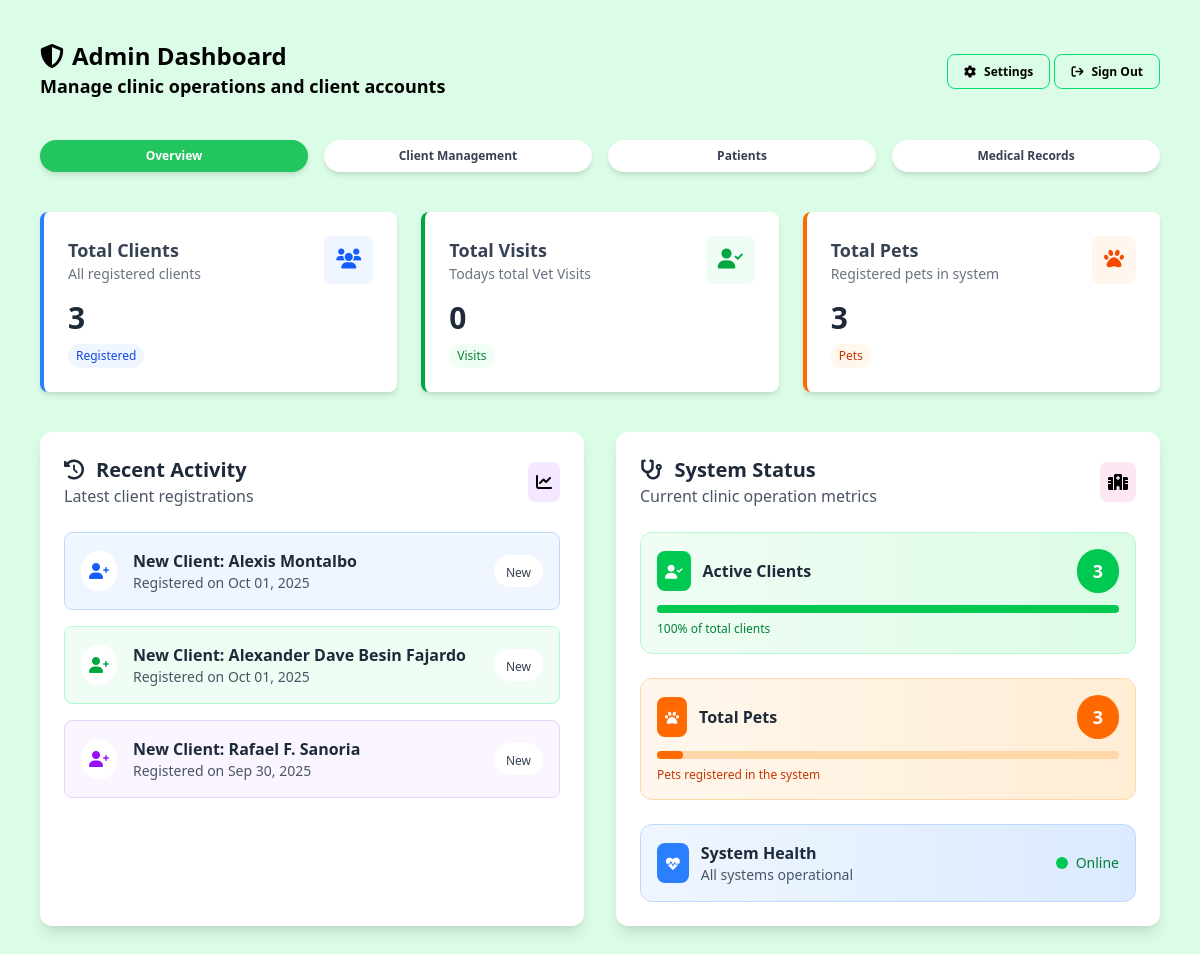
/admin/admin-dashboard.php (signed in), run on the app's committed database.
### tables this page shows
CREATE TABLE `owners` (
  `id` bigint(20) NOT NULL,
  `user_id` bigint(20) DEFAULT NULL,
  `name` text NOT NULL,
  `email` text DEFAULT NULL,
  `phone` varchar(32) DEFAULT NULL,
  `emergency` varchar(32) DEFAULT NULL,
  `address` longtext NOT NULL,
  `created_at` timestamp NOT NULL DEFAULT current_timestamp(),
  `status` enum('Active','Inactive') NOT NULL DEFAULT 'Active'
);

### helpers/fetch.php (called while the page is built)
<?php
function fetchAllData(PDO $pdo, string $query, array $params = []): array
{
    $stmt = $pdo->prepare($query);
    $stmt->execute($params);
    return $stmt->fetchAll(PDO::FETCH_ASSOC);
}
function fetchOneData(PDO $pdo, string $query, array $params = []): ?array
{
    $stmt = $pdo->prepare($query);
    $stmt->execute($params);
    $result = $stmt->fetch(PDO::FETCH_ASSOC);
    return $result ?: null;
}

### admin/admin-dashboard.php (the view, shortened to what this page needs)
<?php
include_once __DIR__ . '/../config/config.php';
require_once __DIR__ . '/../helpers/fetch.php';
$petOwners = fetchAllData($pdo, "SELECT * FROM users WHERE access_type = 'owner'");
$allPetOwners = fetchAllData($pdo, "SELECT * FROM owners ORDER BY created_at DESC LIMIT 4");
$activePetOwners = fetchAllData($pdo, "SELECT * FROM owners WHERE status = 1");
$totalPets = fetchAllData($pdo, "SELECT * FROM pets");
$totalRecords = fetchOneData($pdo, "SELECT COUNT(*) AS total_transactions_today
FROM medical_records
WHERE visit_date = CURDATE()");
?>
<!DOCTYPE html>
<html lang="en">
<head>
    <link rel="stylesheet" href="../assets/css/output.css">
    <link rel="stylesheet" href="https://cdnjs.cloudflare.com/ajax/libs/font-awesome/6.0.0-beta3/css/all.min.css">
</head>
<body class="bg-green-100 w-full min-h-screen overflow-y-auto">
    <?php
    include_once '../includes/admin-header.php';
    ?>
    <main class="pb-10 max-w-[1400px] mx-auto">
        <section class="p-6 md:p-10">
            <div class="grid grid-cols-1 md:grid-cols-3 gap-6 w-full">
                <div class="bg-white rounded-lg shadow-md p-6 card-hover border-l-4 border-blue-500">
                    <div class="flex items-center justify-between mb-4">
                        <div>
                            <h3 class="text-lg font-semibold text-gray-700">Total Clients</h3>
                            <p class="text-sm text-gray-500">All registered clients</p>
                        </div>
                        <div class="bg-blue-50 p-3 rounded-lg">
                            <i class="fa-solid fa-users text-xl text-blue-600"></i>
                        </div>
                    </div>
                    <div>
                        <h2 class="text-3xl font-bold text-gray-800"><?php echo count($petOwners); ?></h2>
                        <span
                            class="bg-blue-50 text-blue-700 text-xs font-medium px-2 py-1 rounded-full mt-2 inline-block">
                            Registered
                        </span>
                    </div>
                </div>
                <div class="bg-white rounded-lg shadow-md p-6 card-hover border-l-4 border-green-600">
                    <div class="flex items-center justify-between mb-4">
                        <div>
                            <h3 class="text-lg font-semibold text-gray-700">Total Visits</h3>
                            <p class="text-sm text-gray-500">Todays total Vet Visits</p>
                        </div>
                        <div class="bg-green-50 p-3 rounded-lg">
                            <i class="fa-solid fa-user-check text-xl text-green-600"></i>
                        </div>
                    </div>
                    <div>
                        <h2 class="text-3xl font-bold text-gray-800">
                            <?php echo $totalRecords['total_transactions_today']; ?>
                        </h2>
                        <span
                            class="bg-green-50 text-green-700 text-xs font-medium px-2 py-1 rounded-full mt-2 inline-block">
                            Visits
                        </span>
                    </div>
                </div>
                <div class="bg-white rounded-lg shadow-md p-6 card-hover border-l-4 border-orange-500">
                    <div class="flex items-center justify-between mb-4">
                        <div>
                            <h3 class="text-lg font-semibold text-gray-700">Total Pets</h3>
                            <p class="text-sm text-gray-500">Registered pets in system</p>
                        </div>
                        <div class="bg-orange-50 p-3 rounded-lg">
                            <i class="fa-solid fa-paw text-xl text-orange-600"></i>
                        </div>
                    </div>
                    <div>
                        <h2 class="text-3xl font-bold text-gray-800"><?php echo count($totalPets); ?></h2>
                        <span
                            class="bg-orange-50 text-orange-700 text-xs font-medium px-2 py-1 rounded-full mt-2 inline-block">
                            Pets
                        </span>
                    </div>
                </div>
            </div>
        </section>
        <section class="px-6 md:px-10 grid grid-cols-1 lg:grid-cols-2 gap-8 w-full mb-6">
            <div class="bg-white rounded-xl shadow-lg p-6 card-hover animate-slide-up" style="animation-delay: 0.3s;">
                <div class="flex items-center justify-between mb-6">
                    <div>
                        <h3 class="text-xl font-semibold text-gray-800 flex items-center">
                            <i class="fa-solid fa-clock-rotate-left text-vet-purple mr-3"></i>
                            Recent Activity
                        </h3>
                        <p class="text-gray-600">Latest client registrations</p>
                    </div>
                    <div class="bg-purple-100 p-2 rounded-lg">
                        <i class="fa-solid fa-chart-line text-vet-purple"></i>
                    </div>
                </div>
                <div class="space-y-4">
                    <?php
                    $colors = ['bg-blue-50 border-blue-200', 'bg-green-50 border-green-200', 'bg-purple-50 border-purple-200'];
                    $iconColors = ['text-blue-600', 'text-green-600', 'text-purple-600'];
                    $index = 0;
                    foreach ($allPetOwners as $owner) {
                        $colorClass = $colors[$index % 3];
                        $iconColor = $iconColors[$index % 3];
                        echo '<div class="flex items-center p-4 ' . $colorClass . ' border rounded-lg hover:shadow-md transition-all duration-300">';
                        echo '<div class="bg-white p-2 rounded-full mr-4">';
                        echo '<i class="fa-solid fa-user-plus ' . $iconColor . '"></i>';
                        echo '</div>';
                        echo '<div class="flex-1">';
                        echo '<h4 class="font-semibold text-gray-800">New Client: ' . htmlspecialchars($owner['name']) . '</h4>';
                        echo '<p class="text-sm text-gray-600">Registered on ' . date('M d, Y', strtotime($owner['created_at'])) . '</p>';
                        echo '</div>';
                        echo '<div class="bg-white px-3 py-1 rounded-full">';
                        echo '<span class="text-xs font-medium text-gray-700">New</span>';
                        echo '</div>';
                        echo '</div>';
                        $index++;
                    }
                    ?>
                </div>
            </div>
            <div class="bg-white rounded-xl shadow-lg p-6 card-hover animate-slide-up" style="animation-delay: 0.4s;">
                <div class="flex items-center justify-between mb-6">
                    <div>
                        <h3 class="text-xl font-semibold text-gray-800 flex items-center">
                            <i class="fa-solid fa-stethoscope text-vet-pink mr-3"></i>
                            System Status
                        </h3>
                        <p class="text-gray-600">Current clinic operation metrics</p>
                    </div>
                    <div class="bg-pink-100 p-2 rounded-lg">
                        <i class="fa-solid fa-hospital text-vet-pink"></i>
                    </div>
                </div>
                <div class="space-y-6">
                    <div class="bg-gradient-to-r from-green-50 to-green-100 p-4 rounded-xl border border-green-200">
                        <div class="flex items-center justify-between mb-3">
                            <div class="flex items-center">
                                <div class="bg-green-500 p-2 rounded-lg mr-3">
                                    <i class="fa-solid fa-user-check text-white text-sm"></i>
                                </div>
                                <h4 class="font-semibold text-gray-800">Active Clients</h4>
                            </div>
                            <div class="bg-green-500 text-white px-4 py-2 rounded-full font-bold text-lg">
                                <?php echo count($activePetOwners); ?>
                            </div>
                        </div>
                        <div class="w-full bg-green-200 rounded-full h-2">
                            <div class="bg-green-500 h-2 rounded-full"
                                style="width: <?php echo min(100, (count($activePetOwners) / max(1, count($petOwners))) * 100); ?>%">
                            </div>
                        </div>
                        <p class="text-xs text-green-700 mt-2">
                            <?php echo round((count($activePetOwners) / max(1, count($petOwners))) * 100, 1); ?>% of
                            total clients
                        </p>
                    </div>
                    <div class="bg-gradient-to-r from-orange-50 to-orange-100 p-4 rounded-xl border border-orange-200">
                        <div class="flex items-center justify-between mb-3">
                            <div class="flex items-center">
                                <div class="bg-orange-500 p-2 rounded-lg mr-3">
                                    <i class="fa-solid fa-paw text-white text-sm"></i>
                                </div>
                                <h4 class="font-semibold text-gray-800">Total Pets</h4>
                            </div>
                            <div class="bg-orange-500 text-white px-4 py-2 rounded-full font-bold text-lg">
                                <?php echo count($totalPets); ?>
                            </div>
                        </div>
                        <div class="w-full bg-orange-200 rounded-full h-2">
                            <div class="bg-orange-500 h-2 rounded-full"
                                style="width: <?php echo min(100, (count($totalPets) / max(1, count($totalPets) + 50)) * 100); ?>%">
                            </div>
                        </div>
                        <p class="text-xs text-orange-700 mt-2">Pets registered in the system</p>
                    </div>
                    <div class="bg-gradient-to-r from-blue-50 to-blue-100 p-4 rounded-xl border border-blue-200">
                        <div class="flex items-center justify-between">
                            <div class="flex items-center">
                                <div class="bg-blue-500 p-2 rounded-lg mr-3">
                                    <i class="fa-solid fa-heartbeat text-white text-sm"></i>
                                </div>
                                <div>
                                    <h4 class="font-semibold text-gray-800">System Health</h4>
                                    <p class="text-sm text-gray-600">All systems operational</p>
                                </div>
                            </div>
                            <div class="flex items-center space-x-2">
                                <div class="w-3 h-3 bg-green-500 rounded-full animate-pulse"></div>
                                <span class="text-sm font-medium text-green-700">Online</span>
                            </div>
                        </div>
                    </div>
                </div>
            </div>
        </section>
    </main>
</body>
</html>

### admin/admin-dashboard.php (style rules this page uses)
.card-hover { transition: box-shadow 0.2s ease; }

### data on the page
owners: name "Alexis Montalbo", created_at "Oct 01, 2025"
owners: name "Alexander Dave Besin Fajardo", created_at "Oct 01, 2025"
owners: name "Rafael F. Sanoria", created_at "Sep 30, 2025"

### other printed values
count($petOwners) "3"
$totalRecords['total_transactions_today'] "0"
count($totalPets) "3"
count($activePetOwners) "3"
